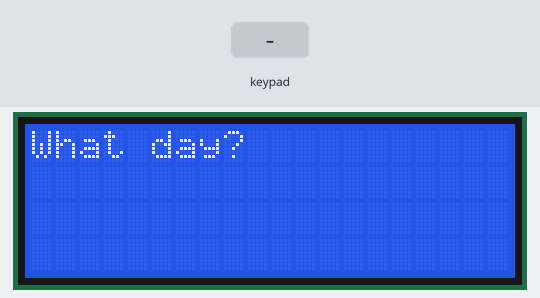
Simulated run of this sketch. Board: Arduino Mega 2560, built with avr-gcc and run on an emulated ATmega2560. Shown: 20×4 character LCD. The inputs (shaded band) are chosen by the test bench. The local clock reads 2024-03-15 10:24:30 at power-on unless the sketch sets it; storage starts empty; what the sketch prints to the serial monitor is not drawn.

Above: at 0.9 s.
1.0 s: key '*' pressed
At 1.4 s:
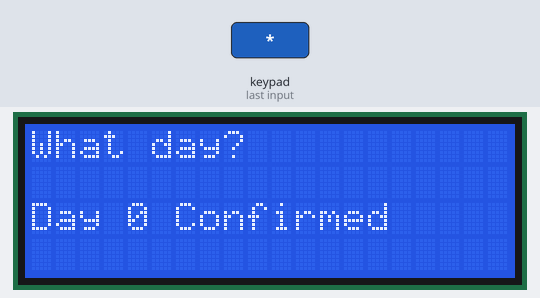
At 2.2 s:
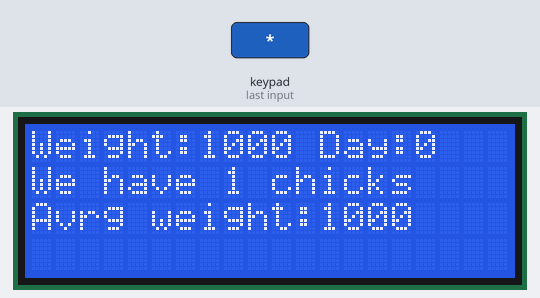
Timing chart, 0 to 4.0 s (numbered marks = the images above; inputs shaded):
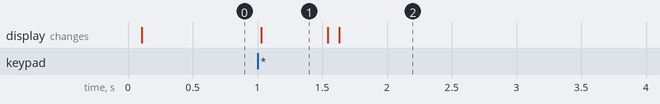

The sketch:

testaki.ino
```cpp
#include <HX711_ADC.h>
#include <Wire.h>
#include <LCD.h>
#include <LiquidCrystal_I2C.h>
#include <SD.h>
#include <SPI.h>
#include <Keypad.h>
#include <DS3231_Simple.h>
File dataFile;
int totalweight,savedDay,savedMonth,savedYear,savedHour,savedMinute;
String before,middle,after;
String savedTime;
char x;
int magikNumber, savedMagikNumber,key,i,effort[3];
 DateTime MyDateAndTime;
float date_max[] = {44,53,65,79,97,119,155,172,202,236,273,312,355,399,447,497,548,602,660,718,778,842,908,978,1050,1123,1199,1276,1354,1434,1514,1597,1679,1763,1848,1933,2019,2105,2192,2280,2368,2454,2541,2628,2715,2802,2887,2973,3058,3143};
float date_min[] = {40,50,61,75,92,112,136,162,191,223,258,295,335,377,422,469,518,569,623,678,735,795,858,924,992,1061,1132,1205,1279,1354,1430,1508,1586,1665,1745,1826,1907,1988,2070,2153,2236,2318,2400,2482,2564,2646,2727,2808,2888,2968};
#define ARRAY_SIZE(x) sizeof(x)/sizeof(x[0])
float calValue; // calibration value
long stabilisingtime = 2000;  // tare preciscion can be improved by adding a few seconds of stabilising time
//-----------------------------------------------------this is for the keypad

const byte ROWS = 4; //four rows
const byte COLS = 3; //three columns
char hexaKeys[ROWS][COLS] = {
  {'1','2','3'},
  {'4','5','6'},
  {'7','8','9'},
  {'*','0','#'}
};
byte rowPins[ROWS] = {22, 24, 26, 28};
byte colPins[COLS] = {31,33,35};
Keypad keypad = Keypad(makeKeymap(hexaKeys), rowPins, colPins, ROWS, COLS);

//-----------------------------------------------------this is for the LoadingCell

HX711_ADC LoadCell(4, 5); //Load Cell

//-----------------------------------------------------this is for the LCD

LiquidCrystal_I2C lcd(0x3F, 2, 1, 0, 4, 5, 6, 7, 3, POSITIVE); //LCD
//-----------------------------------------------------this is for RTC

DS3231_Simple Clock;

//-----------------------------------------------------this is for SD


void setup() {
  Serial.begin(9600); delay(10);
  Serial.println();
  Serial.println("Starting...");
  //-----------------------------------------------------this is for RTC

 Clock.begin();
  //-----------------------------------------------------this is for the LCD

  lcd.begin(20, 4);
  lcd.noBacklight();// begins connection to the LCD module
  lcd.backlight(); // turns on the backlight
  //-----------------------------------------------------this is for the LoadingCell

   //-----------------------------------------------------this is for SD
if (!SD.begin(53)) {
    Serial.println("initialization failed!");
    while (1);
  }
  Serial.println("initialization done.");

  SD.remove("Results.txt");
  //----------------------------------------------------------------------------------------- This is my code here, at the end you get the day input

  lcd.print("What day?");
  lcd.setCursor(0,1);
  i=-1;
  key = keypad.waitForKey();
  while(key != 42 && key != 35){
    i+=1;
    adding(key,i);
    key = keypad.waitForKey();
  }
  if(key == 42){
    SD.remove("abc.txt");
    for(int j=0;j<=i;j++){
      magikNumber += round(effort[j]*pow(10,i-j));
    }
    lcd.setCursor(0,2);
    lcd.print("Day ");
    lcd.print(magikNumber);
    lcd.print(" Confirmed ");
    MyDateAndTime = Clock.read();
    savedDay =MyDateAndTime.Day;
    savedHour =MyDateAndTime.Hour;
    dataFile = SD.open("abc.txt", FILE_WRITE);
    delay(500);
     lcd.setCursor(0,3);
     lcd.print("Saving...");

    if (dataFile) {
      Serial.println("Writing to test.txt...");
      dataFile.print(savedDay);
      dataFile.print(":");
      dataFile.print(savedHour);
      dataFile.print("@");
       dataFile.print(magikNumber);
      Serial.print(savedDay);
      Serial.print(":");
      Serial.print(savedHour);
       Serial.print("@");
        Serial.println(magikNumber);
      dataFile.close();
    }


  }else{lcd.clear();
        lcd.home();
        lcd.print("Parsing memory data...");
        lcd.setCursor(0,1);
    if(SD.exists("abc.txt")){
      dataFile = SD.open("abc.txt");
      if (dataFile){
        while(dataFile.available()) {
        x=dataFile.read();
        savedTime+=String(x);
      }
      Serial.println(savedTime);
      int index1 = savedTime.indexOf(':');
      int index2 = savedTime.indexOf('@');
      before = savedTime.substring(0, index1);
      middle = savedTime.substring(index1 + 1,index2);
      after = savedTime.substring(index2+1);
      savedDay = before.toInt();
      savedHour=middle.toInt();
      magikNumber=after.toInt();
      lcd.print("Date: ");
      lcd.print(savedDay);
       lcd.setCursor(0,2);
       lcd.print("Hour: ");
      lcd.print(savedHour);
      lcd.setCursor(0,3);
      lcd.print("Chick days: ");
      lcd.print(magikNumber);
      lcd.setCursor(0,4);
      delay(5000);
      dataFile.close();
      }else {
        lcd.print("error opening test.txt");
      }
    }else{
      Serial.println("No saved time");
    }
  }lcd.clear();
  Serial.print("leaving with Date: ");
  Serial.print(savedDay);
  Serial.print(" Hour: ");
  Serial.print(savedHour);
  Serial.print(" and magiknumber: ");
  Serial.println(magikNumber);
}
  //-----------------------------------------------------------------------------------------
void loop() {
  MyDateAndTime = Clock.read();
  int a = MyDateAndTime.Day;
  int b = MyDateAndTime.Month;
  int c = MyDateAndTime.Year;
  int d = MyDateAndTime.Hour;
  int e = MyDateAndTime.Minute;


  if(savedDay!= a && savedHour<d ){
    if(magikNumber<ARRAY_SIZE(date_max)-1){
    magikNumber += 1;
    savedDay +=1;

    SD.remove("abc.txt");
    dataFile = SD.open("abc.txt", FILE_WRITE);
    if(dataFile){
      Serial.println("Writing to test.txt...");
      dataFile.print(savedDay);
      dataFile.print(":");
      dataFile.print(savedHour);
      dataFile.print("@");
       dataFile.print(magikNumber);
      Serial.print(savedDay);
      Serial.println(savedHour);
      dataFile.close();
      Serial.println("done.");
      }else{
         Serial.println("error opening test.txt");

        }
    }else{
      Serial.println("i dont have enough data...");
    }
  }
  totalweight=1000;                                   //Update your weight HERE!

int i = 1;
float last;
float x=totalweight/i;
 Serial.println(x);
  Serial.println(date_min[magikNumber-1]);
   Serial.println(date_max[magikNumber-1]);
while(date_max[magikNumber-1]<x){

 i+=1;
 last = x;
 x=totalweight/i;
}
  if(abs((date_min[magikNumber-1]+ date_max[magikNumber-1])/2-last)<abs((date_min[magikNumber-1]+ date_max[magikNumber-1])/2-x  )){

      Serial.print("old guess: ");
Serial.println(abs((date_min[magikNumber-1]+ date_max[magikNumber-1])/2-last));
  Serial.print("new guess: ");
Serial.println(abs((date_min[magikNumber-1]+ date_max[magikNumber-1])/2-x  ));
    i-=1;


    }
  lcd.home();
  lcd.print("Weight:");
  lcd.print(totalweight);
  lcd.print(" Day:");
  lcd.print(magikNumber);
  lcd.setCursor(0,1);
  lcd.print("We have ");
  lcd.print(i);
  lcd.print(" chicks");
  lcd.setCursor(0,2);
  lcd.print("Avrg weight:");
  lcd.print(totalweight/i);
  dataFile = SD.open("Results.txt", FILE_WRITE);
  if (dataFile) {Serial.println("Data logged with ");

    Serial.print("on day ");
    Serial.print(magikNumber);
    Serial.print(" i found ");
    Serial.print(i);
    Serial.print(" chicks, with total weight ");
    Serial.print(totalweight);
    Serial.print(" and average: ");
    Serial.print(totalweight/i);
    Serial.print("Date:");
    Serial.print(a);
    Serial.print("/");
    Serial.print(b);
    Serial.print("/");
    Serial.print(c);
    Serial.print(" Time: ");
    Serial.print(d);
    Serial.print(":");
    Serial.println(e);


    dataFile.print("on day ");
    dataFile.print(magikNumber);
    dataFile.print(" i found ");
    dataFile.print(i);
    dataFile.print(" chicks, with total weight ");
    dataFile.print(totalweight);
    dataFile.print(" and average: ");
    dataFile.print(totalweight/i);
    dataFile.print("Date:");
    dataFile.print(a);
    dataFile.print("/");
    dataFile.print(b);
    dataFile.print("/");
    dataFile.print(c);
    dataFile.print(" Time: ");
    dataFile.print(d);
    dataFile.print(":");
    dataFile.println(e);
    dataFile.close();
  }else{
    Serial.println("error opening test.txt");
  }
  delay(10000);
  lcd.clear();
}
void adding(int x, int i){
  if(x==49){
    effort[i]=1;
    lcd.print(effort[i]);
  }else if(x==50){
    effort[i]=2;
    lcd.print(effort[i]);
  }else if(x==51){
    effort[i]=3;
    lcd.print(effort[i]);
  }else if(x==52){
    effort[i]=4;
    lcd.print(effort[i]);
  }else if(x==53){
    effort[i]=5;
    lcd.print(effort[i]);
  }else if(x==54){
    effort[i]=6;
    lcd.print(effort[i]);
  }else if(x==55){
    effort[i]=7;
    lcd.print(effort[i]);
  }else if(x==56){
    effort[i]=8;
    lcd.print(effort[i]);
  }else if(x==57){
    effort[i]=9;
    lcd.print(effort[i]);
  }else if(x==48){
    effort[i]=0;
    lcd.print(effort[i]);
  }
}
```

Measured:
- after the input at 1.0 s, the display: changes at once (image 1)
- what the display in image 1 shows lasts 0.5 s, from 1.0 s to 1.5 s
